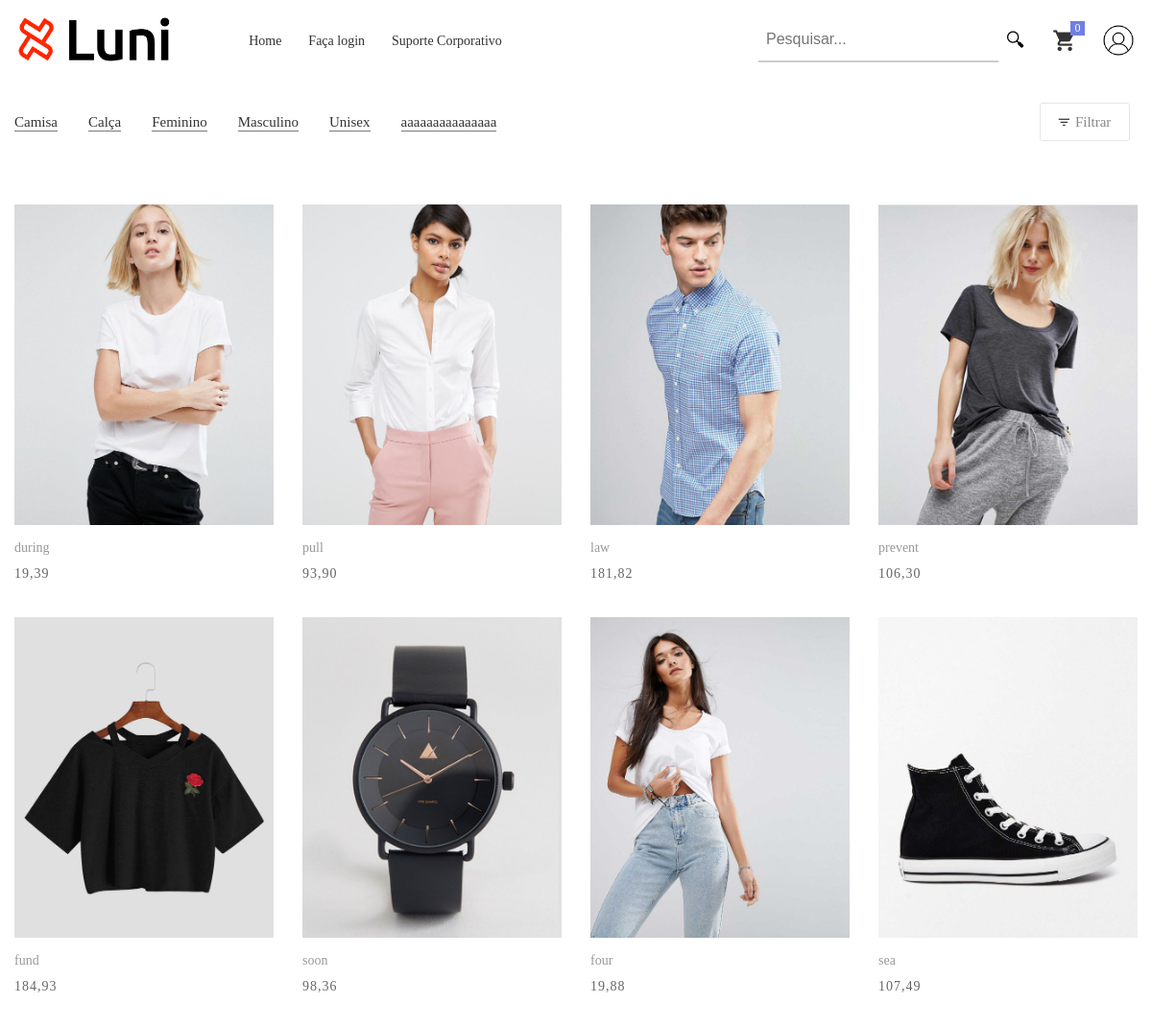
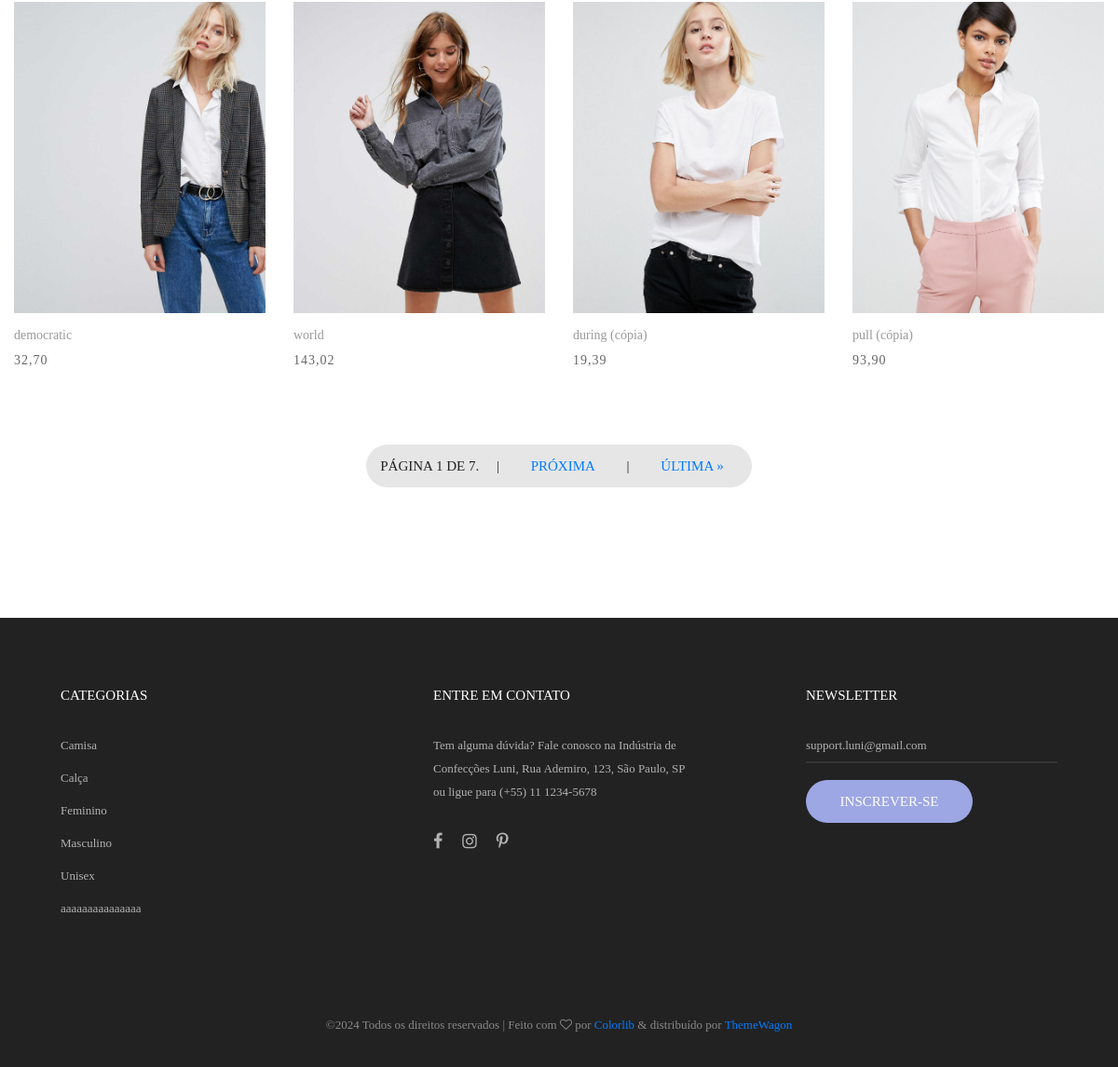
Page /produto/pesquisa/ on the earlier database version (2 pictures, top to bottom).
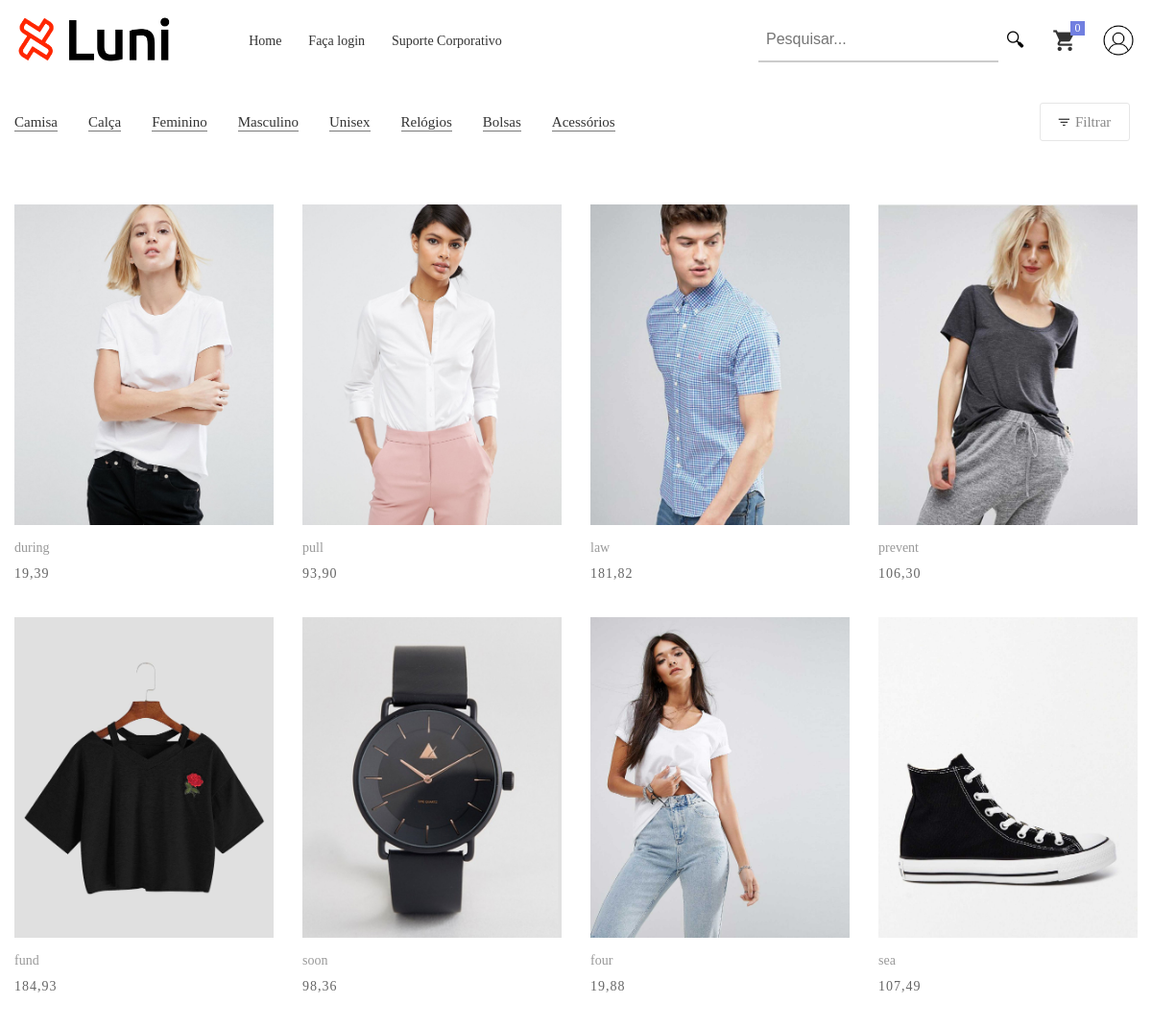
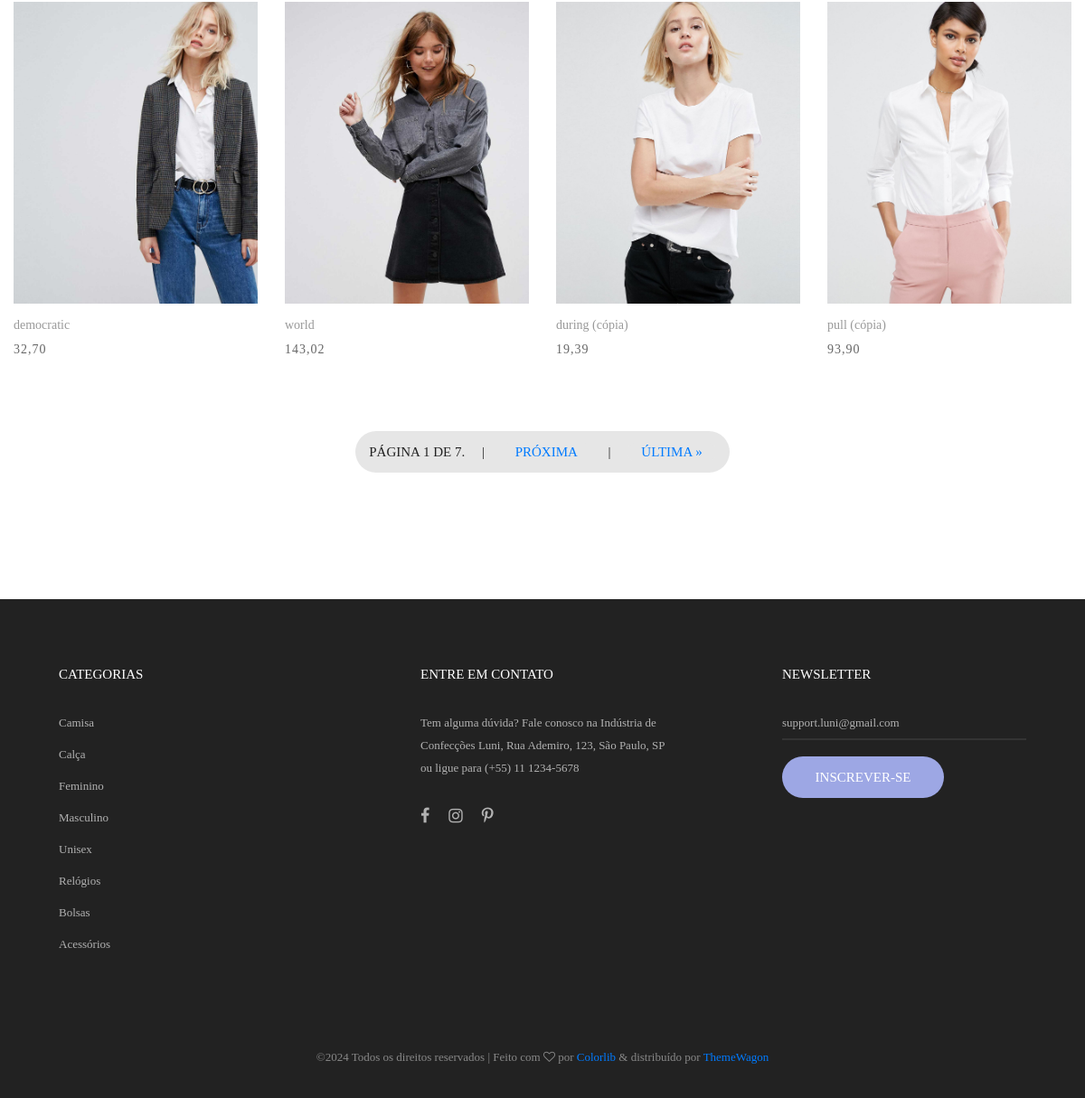
Same page on the later database version (2 pictures, top to bottom).
### produto/models.py (models this page shows, shortened)
class CategoriaProduto(models.Model):
    nome = models.CharField(max_length=20, unique=True)

class Produto(models.Model):
    tamanho = models.ManyToManyField(Tamanho, related_name='produto', blank=True)
    nome = models.CharField(max_length=100)
    descricao = models.TextField(blank=True, null=True)
    categorias = models.ManyToManyField(CategoriaProduto, related_name='produtos')
    preco = models.DecimalField(max_digits=10, decimal_places=2)
    quantidade_em_estoque = models.IntegerField(default=0)
    estampas = models.ManyToManyField(Estampa, related_name='produtos', blank=True)
    imagem = models.ImageField(upload_to='produtos/', blank=True, null=True)

### produto/views.py (the view)
# urls.py: path('pesquisa/', views.pesquisar_produtos, name='pesquisar_produto'),
def pesquisar_produtos(request):
    produtos = Produto.objects.all()
    pesquisa = request.GET.get('pesquisa', '').strip()
    categoria_id = request.GET.get('categoria')
    preco_min = request.GET.get('preco_min')
    preco_max = request.GET.get('preco_max')
    tamanho_id = request.GET.get('tamanho')
    sort = request.GET.get('sort', '')
    if sort == 'preco_asc':
        produtos = produtos.order_by('preco')
    elif sort == 'preco_desc':
        produtos = produtos.order_by('-preco')
    if pesquisa:
        produtos = produtos.filter(Q(nome__icontains=pesquisa) | Q(descricao__icontains=pesquisa))
    if categoria_id:
        produtos = produtos.filter(categorias__id=categoria_id)
    if preco_min:
        produtos = produtos.filter(preco__gte=preco_min)
    if preco_max:
        produtos = produtos.filter(preco__lte=preco_max)
    if tamanho_id:
        produtos = produtos.filter(tamanho__id=tamanho_id)
    paginator = Paginator(produtos, 12)  # Mostra 10 produtos por página
    page = request.GET.get('page')
    try:
        produtos_pagina = paginator.page(page)
    except PageNotAnInteger:
        produtos_pagina = paginator.page(1)
    except EmptyPage:
        produtos_pagina = paginator.page(paginator.num_pages)
    categorias = CategoriaProduto.objects.all()
    tamanhos = Tamanho.objects.all()
    context = {
        'produtos': produtos_pagina,
        'categorias': categorias,
        'tamanhos': tamanhos,
        'pesquisa': pesquisa,
        'preco_min': preco_min,
        'preco_max': preco_max,
        'categoria_id': int(categoria_id if categoria_id else 0),
        'tamanho_id': int(tamanho_id if tamanho_id else 0),
        'sort': sort,
    }
    return render(request, 'produto/pesquisa.html', context)

### templates/produto/pesquisa.html (shortened to what this page needs)
{% extends 'base/_base.html' %}
{% load static %}
{% block content %}
<div class="bg0 m-t-23 p-b-140">
    <div class="container">
        <div class="flex-w flex-sb-m p-b-52">
            <div class="flex-w flex-l-m filter-tope-group m-tb-10">
                {% for categoria in categorias %}
                    <a
                        href="?categoria={{ categoria.id }}"
                        class="{% if categoria_id == categoria.id %} text-red {% endif %} stext-106 cl6 hov1 bor3 trans-04 m-r-32 m-tb-5 how-active1"
                        data-filter="*"
                    >
                    {{ categoria.nome }}
                    </a>
                {% endfor %}
            </div>
            <div class="flex-w flex-c-m m-tb-10">
                <div
                    class="flex-c-m stext-106 cl6 size-104 bor4 pointer hov-btn3 trans-04 m-r-8 m-tb-4 js-show-filter"
                >
                    <i
                        class="icon-filter cl2 m-r-6 fs-15 trans-04 zmdi zmdi-filter-list"
                    ></i>
                    Filtrar
                </div>
            </div>
        </div>
        <div
            class="isotope-grid row"
        >
            {% for produto in produtos %}
            <a
                                href="{% url "detalhes_produto" produto.id %}">
                <div
                    class="col-sm-6 col-md-4 col-lg-3 p-b-35 isotope-item women"
                >
                    <div class="block2 d-flex flex-column">
                        <div class="block2-pic hov-img0 imagem-container-pesquisa">
                            {% if produto.imagem %}
                                <img
                                    src="{{ produto.imagem.url }}"
                                    alt="{{ produto.nome }}"
                                />
                            {% else %}
                                <img
                                    src="{% static "images/no-image.png" %}"
                                    alt="{{ produto.nome }}"
                                />
                            {% endif %}
                        </div>
                        <div class="block2-txt flex-w flex-t p-t-14">
                            <div class="block2-txt-child1 flex-col-l">
                                <a
                                    href="{% url "detalhes_produto" produto.id %}"
                                    class="stext-104 cl4 hov-cl1 trans-04 js-name-b2 p-b-6"
                                >
                                    {{ produto.nome }}
                                </a>
                                <span class="stext-105 cl3"> {{ produto.preco }} </span>
                            </div>
                        </div>
                    </div>
                </div>
            {% empty %}
                <h2 class="stext-106">Nenhum produto encontrado!</h2>
            {% endfor %}
            </a>
        </div>
        <div class="pagination row">
            <div class="pagination-links flex-c-m flex-w w-full p-t-45">
                <div class="pagination-link flex-c-m stext-101 cl5 size-103 bg2 bor1 p-lr-15 trans-04">
                    <span class="current">
                        Página {{ produtos.number }} de {{ produtos.paginator.num_pages }}.
                    </span>
                    {% if produtos.has_next %}
                        &nbsp;&nbsp;&nbsp;&nbsp;
                        |
                        &nbsp;&nbsp;&nbsp;&nbsp;
                        <a class="hov-btn1 bg2 bor1 p-lr-15 text-decoration-none" href="?page={{ produtos.next_page_number }}">Próxima</a>
                        &nbsp;&nbsp;&nbsp;&nbsp;
                        |
                        &nbsp;&nbsp;&nbsp;&nbsp;
                        <a class="hov-btn1 bg2 bor1 p-lr-15 text-decoration-none" href="?page={{ produtos.paginator.num_pages }}">Última &raquo;</a>
                    {% endif %}
            </div></div>
        </div>
    </div>
</div>
{% endblock %}

### templates/base/_base.html (shortened to what this page needs)
{% load static %}
{% load custom_tags %}
<!DOCTYPE html>
<html lang="pt-br">
    <head>
        <link rel="stylesheet" type="text/css" href="/static/vendor/bootstrap/css/bootstrap.min.css">
        <link rel="stylesheet" type="text/css" href="/static/fonts/font-awesome-4.7.0/css/font-awesome.min.css">
        <link rel="stylesheet" type="text/css" href="/static/fonts/iconic/css/material-design-iconic-font.min.css">
        <link rel="stylesheet" type="text/css" href="/static/fonts/linearicons-v1.0.0/icon-font.min.css">
        <link rel="stylesheet" type="text/css" href="/static/vendor/animate/animate.css">
        <link rel="stylesheet" type="text/css" href="/static/vendor/css-hamburgers/hamburgers.min.css">
        <link rel="stylesheet" type="text/css" href="/static/vendor/animsition/css/animsition.min.css">
        <link rel="stylesheet" type="text/css" href="/static/vendor/select2/select2.min.css">
        <link rel="stylesheet" type="text/css" href="/static/vendor/daterangepicker/daterangepicker.css">
        <link rel="stylesheet" type="text/css" href="/static/vendor/slick/slick.css">
        <link rel="stylesheet" type="text/css" href="/static/vendor/MagnificPopup/magnific-popup.css">
        <link rel="stylesheet" type="text/css" href="/static/vendor/perfect-scrollbar/perfect-scrollbar.css">
        <link rel="stylesheet" type="text/css" href="/static/css/util.css">
        <link rel="stylesheet" type="text/css" href="/static/css/main.css">
    </head>
	<nav class="container-menu-desktop fix-menu-desktop">
		<div class="wrap-menu-desktop">
			<div class="limiter-menu-desktop container">
				<a href="{% url "home" %}" class="logo">
					<img src="{% static "images/icons/Logo.png" %}" alt="IMG-LOGO">
				</a>
				<div class="menu-desktop">
					<ul class="main-menu">
						<li >
							<a href="{% url "home" %}">Home</a></li>
						{% if request.user.is_authenticated %}
						{% else %}
						<li>
							<a href="{% url "login" %}">Faça login</a>
						</li>
						{% endif %}
						<li>
							<a href="{% url "receber_suporte_corporativo" %}">Suporte Corporativo</a></li>
					</ul>
				</div>
				<div class="wrap-icon-header flex-w flex-r-m">
					<form action="{% url 'pesquisar_produto' %}" method="get" class="search-container">
						<input type="text" name="pesquisa" id="pesquisa_input" class="search-input" value="{{ pesquisa|default:"" }}" placeholder="Pesquisar...">
						<button type="submit" class="search-button" title="Pesquisar">🔍︎</button>
					</form>
					<a href="{% url "carrinho" %}">
						<div class="icon-header-item cl2 hov-cl1 trans-04 p-l-22 p-r-11 icon-header-noti js-show-cart" data-notify="{{ request.user|get_size_items }}">
							<i class="zmdi zmdi-shopping-cart" title="Carrinho"></i>
						</div>
					</a>
					<a href="{% url "perfil_usuario" %}" title="Perfil">
						<div>
							{% if request.user.imagem %}
								<img src="{{ request.user.imagem.url }}" alt="perfil" style="border-radius: 50%; margin-left: 15px; width: 40px; height: 40px;">
							{% else %}
								<img src="/static/images/user-profile.jpg" alt="perfil" style="border-radius: 50%; margin-left: 15px; width: 40px; height: 40px;">
							{% endif %}
						</div>
					</a>
				</div>
			</div>
		</div>
	</nav>
    <body class="animsition" style="animation-duration: 1500ms; opacity: 1;">
        {% block content %}{% endblock content %}
    </body>
	<footer class="bg3 p-t-1 p-b-32">
		<div class="container" style="margin-top: 70px;">
			<div class="row d-flex justify-content-around">
				<div class="col-sm-6 col-lg-3 p-b-50">
					<h4 class="stext-301 cl0 p-b-30">
						Categorias
					</h4>
					<ul>
						{% for categoria in categorias %}
							<li class="p-b-10">
								<a href="{% url "pesquisar_produto" %}?categoria={{ categoria.id }}" class="stext-107 cl7 hov-cl1 trans-04">
									{{ categoria.nome }}
								</a>
							</li>
						{% endfor %}
					</ul>
				</div>
				<div class="col-sm-6 col-lg-3 p-b-50">
					<h4 class="stext-301 cl0 p-b-30">
						ENTRE EM CONTATO
					</h4>
					<p class="stext-107 cl7 size-201">
						Tem alguma dúvida? Fale conosco na Indústria de Confecções Luni, Rua Ademiro, 123, São Paulo, SP ou ligue para (+55) 11 1234-5678
					</p>
					<div class="p-t-27">
						<a href="#" class="fs-18 cl7 hov-cl1 trans-04 m-r-16">
							<i class="fa fa-facebook"></i>
						</a>
						<a href="#" class="fs-18 cl7 hov-cl1 trans-04 m-r-16">
							<i class="fa fa-instagram"></i>
						</a>
						<a href="#" class="fs-18 cl7 hov-cl1 trans-04 m-r-16">
							<i class="fa fa-pinterest-p"></i>
						</a>
					</div>
				</div>
				<div class="col-sm-6 col-lg-3 p-b-50">
					<h4 class="stext-301 cl0 p-b-30">
						Newsletter
					</h4>
					<form>
						<div class="wrap-input1 w-full p-b-4">
							<input class="input1 bg-none plh1 stext-107 cl7" type="text" name="email" placeholder="support.luni@gmail.com">
						</div>
						<div class="p-t-18">
							<button class="flex-c-m stext-101 cl0 size-103 bg1 bor1 hov-btn2 p-lr-15 trans-04">
								Inscrever-se
							</button>
						</div>
					</form>
				</div>
			</div>
			<div class="p-t-40">
				<p class="stext-107 cl6 txt-center">
					&copy;<script>document.write(new Date().getFullYear());</script> Todos os direitos reservados | Feito com <i class="fa fa-heart-o" aria-hidden="true"></i> por <a href="https://colorlib.com" target="_blank">Colorlib</a> &amp; distribuído por <a href="https://themewagon.com" target="_blank">ThemeWagon</a>
				</p>
			</div>
		</div>
	</footer>
	</html>

Differences in the rows shown:
removed CategoriaProduto: nome "aaaaaaaaaaaaaaa"
added CategoriaProduto: nome "Relógios"
added CategoriaProduto: nome "Bolsas"
added CategoriaProduto: nome "Acessórios"
